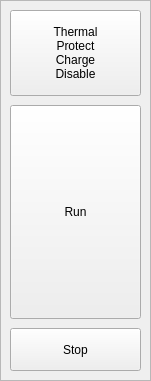
   <widget class="QFrame" name="frame_button">
    <property name="geometry">
     <rect>
      <x>0</x>
      <y>360</y>
      <width>151</width>
      <height>381</height>
     </rect>
    </property>
    <property name="sizePolicy">
     <sizepolicy hsizetype="Preferred" vsizetype="Preferred">
      <horstretch>0</horstretch>
      <verstretch>0</verstretch>
     </sizepolicy>
    </property>
    <property name="frameShape">
     <enum>QFrame::StyledPanel</enum>
    </property>
    <property name="frameShadow">
     <enum>QFrame::Raised</enum>
    </property>
    <layout class="QVBoxLayout" name="verticalLayout" stretch="4,10,2">
     <property name="spacing">
      <number>9</number>
     </property>
     <property name="sizeConstraint">
      <enum>QLayout::SetDefaultConstraint</enum>
     </property>
     <property name="leftMargin">
      <number>9</number>
     </property>
     <property name="topMargin">
      <number>9</number>
     </property>
     <property name="rightMargin">
      <number>9</number>
     </property>
     <property name="bottomMargin">
      <number>9</number>
     </property>
     <item>
      <widget class="QPushButton" name="therm_charge_dis_button">
       <property name="sizePolicy">
        <sizepolicy hsizetype="Minimum" vsizetype="Preferred">
         <horstretch>0</horstretch>
         <verstretch>0</verstretch>
        </sizepolicy>
       </property>
       <property name="text">
        <string>Thermal
Protect
Charge
Disable</string>
       </property>
      </widget>
     </item>
     <item>
      <widget class="QPushButton" name="run_button">
       <property name="sizePolicy">
        <sizepolicy hsizetype="Minimum" vsizetype="Preferred">
         <horstretch>0</horstretch>
         <verstretch>0</verstretch>
        </sizepolicy>
       </property>
       <property name="text">
        <string>Run</string>
       </property>
      </widget>
     </item>
     <item>
      <widget class="QPushButton" name="stop_button">
       <property name="sizePolicy">
        <sizepolicy hsizetype="Minimum" vsizetype="Preferred">
         <horstretch>0</horstretch>
         <verstretch>0</verstretch>
        </sizepolicy>
       </property>
       <property name="text">
        <string>Stop</string>
       </property>
      </widget>
     </item>
    </layout>
   </widget>
